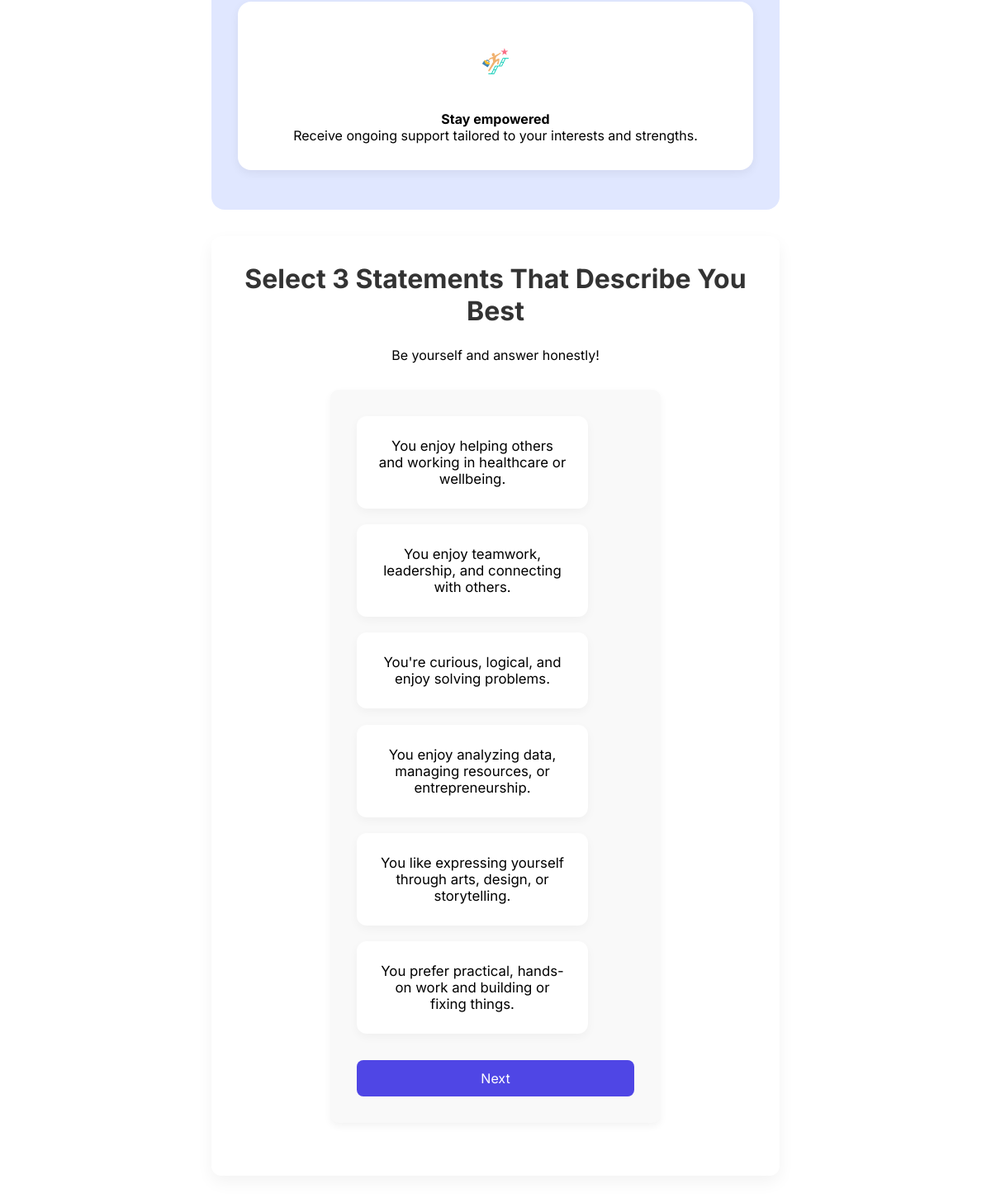
The page /quiz (lower part) on the database as committed earlier.
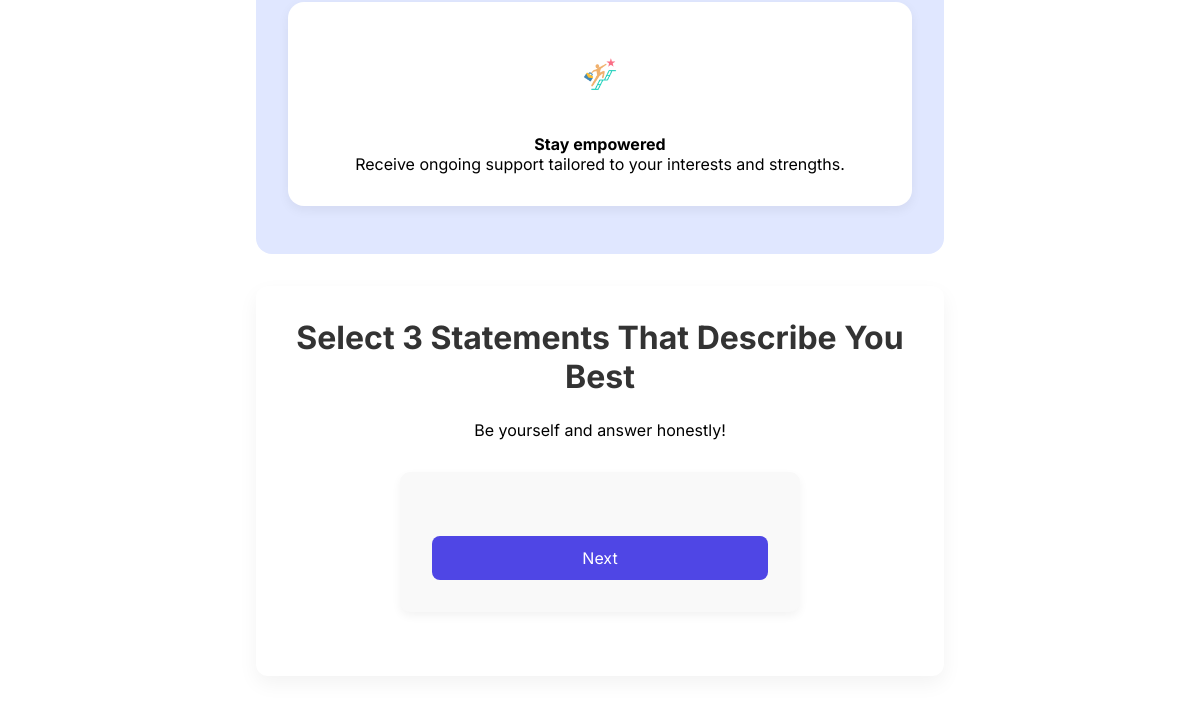
The same page on the database as committed later.
### models.py (models this page shows)
class JobCluster(db.Model):
    __tablename__ = 'job_clusters'
    id = db.Column(db.Integer, primary_key=True)
    name = db.Column(db.String(100), nullable=False, unique=True)
    description = db.Column(db.String(300), nullable=False)
    subgroups = db.relationship('Subgroup', backref='job_cluster', lazy=True)

### app.py (the view, shortened to what this page needs)
@app.route('/quiz', methods=['GET', 'POST'])
def quiz():
    clusters = JobCluster.query.all()
    return render_template("quiz.html", clusters=clusters)

### templates/quiz.html (shortened to what this page needs)
{% extends "base.html" %}
{% block content %}
<div class="quiz-page-wrapper">
  <div class="intro-banner vertical-banner">
    <div class="intro-card">
      <img src="{{ url_for('static', filename='images/three.png') }}" class="intro-img" alt="Stay empowered">
      <h4>Stay empowered</h4>
      <p>Receive ongoing support tailored to your interests and strengths.</p>
    </div>
  </div>
  <div class="section">
    <h2>Select 3 Statements That Describe You Best</h2>
    <p style="margin-bottom: 2rem;">Be yourself and answer honestly!</p>
    <form method="POST" action="{{ url_for('quiz') }}">
      <div class="quiz-card-grid">
        {% for cluster in clusters %}
        <div class="quiz-card" onclick="toggleCard(this)">
          {{ cluster.description }}
        </div>
        {% endfor %}
      </div>
      <button class="button" type="submit">Next</button>
    </form>
  </div>
</div>
{% endblock %}

### templates/base.html (shortened to what this page needs)
<!DOCTYPE html>
<html lang="en">
<head>
  <link rel="stylesheet" href="{{ url_for('static', filename='style.css') }}" />
</head>
<body>
  <div class="container">
    {% block content %}{% endblock %}
  </div>
</body>
</html>

### static/style.css (style rules this page uses)
* { margin: 0; padding: 0; box-sizing: border-box; font-family: 'Inter', 'Segoe UI', sans-serif; }
.container { max-width: 1100px; margin: auto; padding: 2rem; }
.section { background-color: #ffffff; border-radius: 12px; padding: 2rem; margin-bottom: 2rem; box-shadow: 0 8px 20px rgba(0, 0, 0, 0.05); transition: transform 0.2s ease; }
.button { padding: 0.75rem 1.25rem; background-color: #4f46e5; color: white; border: none; border-radius: 8px; cursor: pointer; transition: background 0.2s ease; font-size: 1rem; width: 100%; }
form { margin: 2rem auto; max-width: 400px; padding: 2rem; background-color: #f9f9f9; border-radius: 10px; box-shadow: 0 4px 10px rgba(0, 0, 0, 0.05); }
h2 { text-align: center; margin-bottom: 1.5rem; font-size: 2rem; color: #333; }
.quiz-page-wrapper { max-width: 720px; margin: 0 auto; padding: 3rem 1rem; text-align: center; }
.intro-banner { background-color: #eef2ff; padding: 4rem 1rem; border-radius: 16px; margin: 2rem 0; }
.intro-card { background-color: white; border-radius: 16px; padding: 2rem; box-shadow: 0 4px 12px rgba(0, 0, 0, 0.06); text-align: center; transition: 0.3s ease; }
.intro-img { width: 80px; margin-bottom: 1rem; }
.vertical-banner { display: flex; flex-direction: column; background-color: #e0e7ff; padding: 3rem 2rem; border-radius: 16px; gap: 2rem; align-items: center; margin-bottom: 2rem; }
.vertical-banner .intro-card { background-color: white; border-radius: 16px; padding: 2rem; box-shadow: 0 4px 12px rgba(0, 0, 0, 0.06); text-align: center; max-width: 700px; width: 100%; transition: transform 0.2s ease; }
.vertical-banner .intro-img { width: 80px; margin-bottom: 1rem; }

Rows that differ between the two databases and show on the page:
removed JobCluster: description "You enjoy helping others and working in healthcare or wellbeing."
removed JobCluster: description "You enjoy teamwork, leadership, and connecting with others."
removed JobCluster: description "You're curious, logical, and enjoy solving problems."
removed JobCluster: description "You enjoy analyzing data, managing resources, or entrepreneurship."
removed JobCluster: description "You like expressing yourself through arts, design, or storytelling."
removed JobCluster: description "You prefer practical, hands-on work and building or fixing things."
